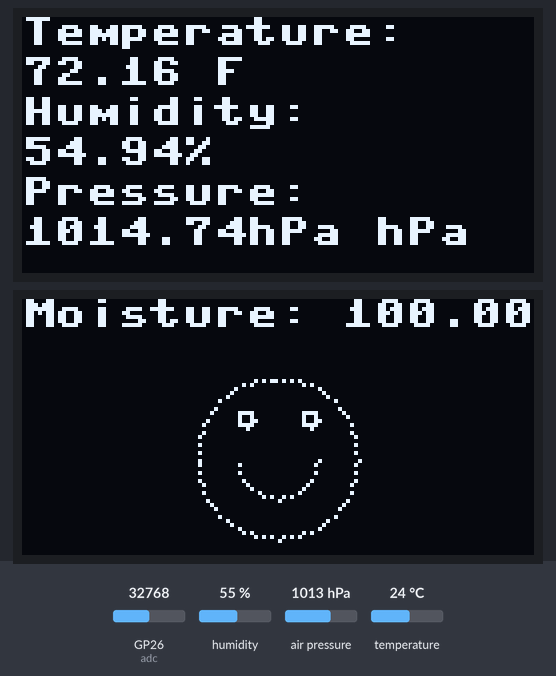
A program run on a simulated Raspberry Pi Pico running MicroPython. Parts: 2 × 128×64 one-colour display. Inputs (shaded band) come from the test bench; at power-on: GP26 (adc) = 32768, humidity 55 %, air pressure 1013 hPa, temperature 24 °C (analog values on the 0–65535 scale). WiFi joins after 1.5 s; web requests get an empty 200 reply after 0.4 s; library files of the repository ran but are not shown: BME280.py, ssd1306.py; what the program prints to the serial console is not drawn.

Above: at 1.7 s.

The program:

main.py
```python
from machine import Pin, I2C, ADC
from time import sleep
import BME280
from math import sin, cos, radians
from ssd1306 import SSD1306_I2C
import network
import urequests
import json

# Function to connect to Wi-Fi
def connect_wifi(ssid, password):
    wlan = network.WLAN(network.STA_IF)
    wlan.active(True)
    if not wlan.isconnected():
        print('Connecting to Wi-Fi...')
        wlan.connect(ssid, password)
        while not wlan.isconnected():
            pass
    print('Connected to Wi-Fi:', wlan.ifconfig())


WIFI_SSID = "wifi_name"
WIFI_PASSWORD = "password"
connect_wifi(WIFI_SSID, WIFI_PASSWORD)

# Initialize I2C communication for BME280 sensor
i2c_bme = I2C(id=0, scl=Pin(5), sda=Pin(4), freq=100000)
bme = BME280.BME280(i2c=i2c_bme)

# Initialize I2C communication for OLED displays
i2c_oled = I2C(id=1, scl=Pin(3), sda=Pin(2), freq=400000)
i2c_second_oled = I2C(id=0, scl=Pin(5), sda=Pin(4), freq=400000)

# Initialize pin for moisture sensor's digital output (DO)
adc = ADC(Pin(26))

# Define the maximum and minimum moisture sensor readings
MAX_MOISTURE_READING = 65535
MIN_MOISTURE_READING = 34000

# Initialize the first OLED display for sensor readings
oled = SSD1306_I2C(128, 64, i2c_oled)

# Initialize the second OLED display for moisture level
second_oled = SSD1306_I2C(128, 64, i2c_second_oled, 0x3C)  # Use common I2C channel with a different address

# Function to draw a half circle
def draw_half_circle(oled, x, y, r, direction):
    if direction == "up":
        start_angle = 0
        end_angle = 180
    elif direction == "down":
        start_angle = 180
        end_angle = 360

    for i in range(start_angle, end_angle, 10):
        oled.pixel(int(x + r * cos(radians(i))), int(y + r * sin(radians(i))), 1)

# Function to draw a circle
def draw_circle(oled, x, y, r):
    for i in range(0, 360, 5):
        oled.pixel(int(x + r * cos(radians(i))), int(y + r * sin(radians(i))), 1)

# Function to draw a face (smiley or frowny)
def draw_face(oled, smile=True):
    eye_y = 30
    mouth_y = 40
    mouth_radius = 10
    if not smile:
        mouth_y = 50

    draw_circle(oled, 56, eye_y, 2)   # Left eye
    draw_circle(oled, 72, eye_y, 2)   # Right eye
    draw_half_circle(oled, 64, mouth_y, mouth_radius, "up" if smile else "down")  # Smile or Frown
    draw_circle(oled, 64, 40, 20)  # Circle around the face
    oled.show()  # Update display


while True:
    try:
        # Read sensor data
        temp_str = str(bme.temperature)
        temp_str = temp_str[:-1]  # Remove the last character ('C')
        tempC = float(temp_str)  # Convert to float

        # Convert temperature to Fahrenheit
        tempF = (tempC * 9/5) + 32

        # Read other sensor data
        hum = bme.humidity
        pres = bme.pressure

        # Display sensor readings on the first OLED display
        oled.fill(0)  # Clear OLED display
        oled.text("Temperature:", 0, 0)
        oled.text("{:.2f} F".format(tempF), 0, 10)
        oled.text("Humidity:", 0, 20)
        oled.text(str(hum), 0, 30)
        oled.text("Pressure:", 0, 40)
        oled.text(str(pres) + " hPa", 0, 50)
        oled.show()  # Show the updated display

        # Read moisture level from sensor
        moisture_level = adc.read_u16()

        # Normalize moisture level to a percentage (0 to 100)
        moisture_percentage = 100 - ((moisture_level - MIN_MOISTURE_READING) / (MAX_MOISTURE_READING - MIN_MOISTURE_READING)) * 100
        moisture_percentage = min(100, max(0, moisture_percentage))  # Ensure the value is within [0, 100]

        # Display moisture level at the top of the second OLED display
        second_oled.fill(0)  # Clear OLED display
        second_oled.text("Moisture:", 0, 0)
        second_oled.text("{:.2f}%".format(moisture_percentage), 80, 0)

        # Determine facial expression based on moisture level
        if moisture_percentage > 40:
            draw_face(second_oled, smile=True)
        else:
            draw_face(second_oled, smile=False)

        # Prepare sensor data
        sensor_data = {
            "temperature": tempF,
            "humidity": hum,
            "pressure": pres,
            "moisture_percentage": moisture_percentage
        }

        # Convert sensor data to JSON
        sensor_json = json.dumps(sensor_data)

        # Send HTTP POST request to server
        response = urequests.post("http://yourwebsite.com/route", data=sensor_json, headers={'Content-Type': 'application/json'})
        response.close()

    except Exception as e:
        # Handle any exceptions during sensor reading
        print('An error occurred:', e)

    sleep(30)  # Sleep for 30 seconds before the next iteration
```
